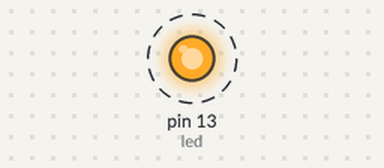
This sketch was run on a simulated Arduino Uno, built with avr-gcc and run on an emulated ATmega328P. On the bench: output pins drawn as LEDs (lit = HIGH). Dashed ring = blinking.

Above: at 0.02 s.
Timing chart, 0 to 3.0 s (numbered marks = the images above):
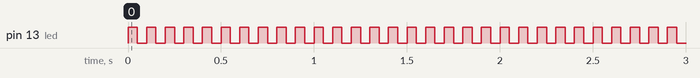

The sketch:

lesson1_blinking_leds.ino
```cpp
int led = 13; //connected led to pin 2
int button = 3; //connected button to pin 3
//  button--->microcontroller---->led
void setup()
{
 // runs once
 //intialize your input and output

 // pin 2 connect led
 pinMode(led,OUTPUT);
 //pin 3 connect button
 pinMode(button,INPUT);

}

void loop()
{
  // runs continously
  digitalWrite(led,HIGH); //HIGH - on LOW off
  delay(50); //500ms / half a second
  digitalWrite(led,LOW); //HIGH- on LOW off
  delay(50); //500ms / half a second

  //digitalRead();
  //analogWrite();
  //analogRead();


}
```

Measured:
- by itself, pin 13 (led): alternates HIGH for 0.05 s and LOW for 0.05 s
